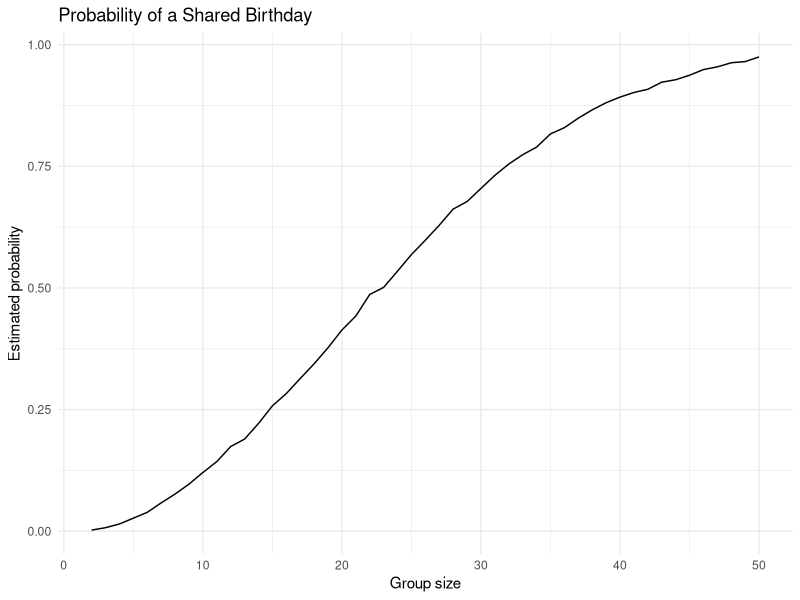

The R source for this figure:
## ---- chunk 1
library(tidyverse)
same_birthday = function(n) {
  birthday_vector = sample(1:365, size = n, replace = TRUE)
  n_distinct(birthday_vector) < n
} 
same_birthday(30)

set.seed(42)

sim_results = expand_grid(
  range = 2:50,
  iter = 1:10000
) |>
  mutate(repeated = map_lgl(range, same_birthday)) |>
  group_by(range) |>
  summarize(
    probability = mean(repeated)
  )

sim_plot = sim_results |>
  ggplot(aes(x = range, y = probability)) +
  geom_line() +
  labs(
    title = "Probability of a Shared Birthday",
    x = "Group size",
    y = "Estimated probability"
  ) +
  theme_minimal()

sim_plot
## ---- chunk 2

## ---- chunk 3
sim_t_test = function(mu) {
  x = rnorm(n = 30, mean = mu, sd = 5)
  t = t.test(x, mu = 0) |>
    broom::tidy()
  
  t |>
    select(estimate, p.value)
}

set.seed(42)

sim_t_results = expand.grid(
  mu_value = 0:6,
  iter = 1:5000
) |>
  mutate(
    true_result = map(mu_value, sim_t_test)
  ) |>
  unnest(true_result) |>
  mutate(
    reject = p.value < 0.05
  )

summary_t = sim_t_results |>
  group_by(mu_value) |>
  summarise(
    rejection_rate = mean(reject),
    avg_estimate = mean(estimate),
    avg_estimate_rej = mean(estimate[reject])
  )

plot_1 = summary_t |>
  ggplot(aes(x = ))
